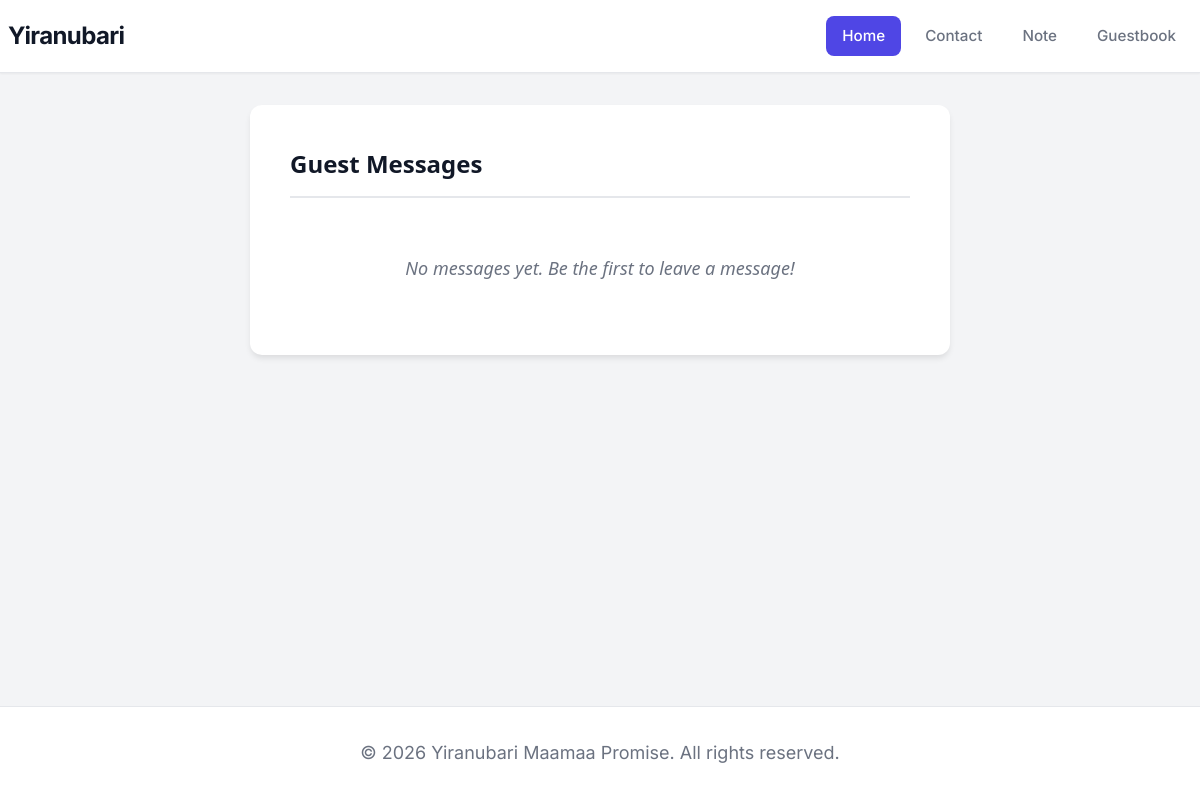
Before: /guestbook with the older database file.
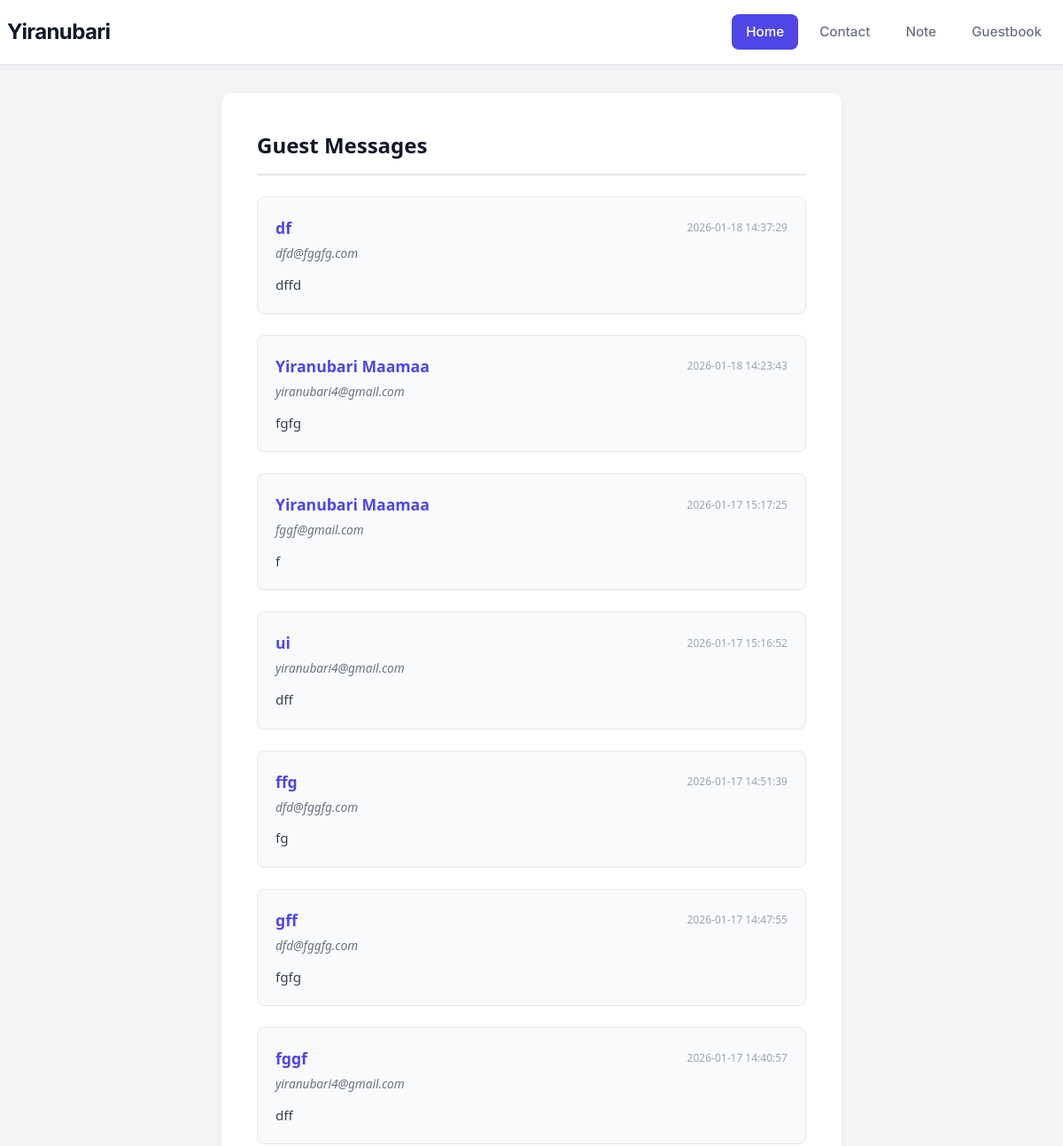
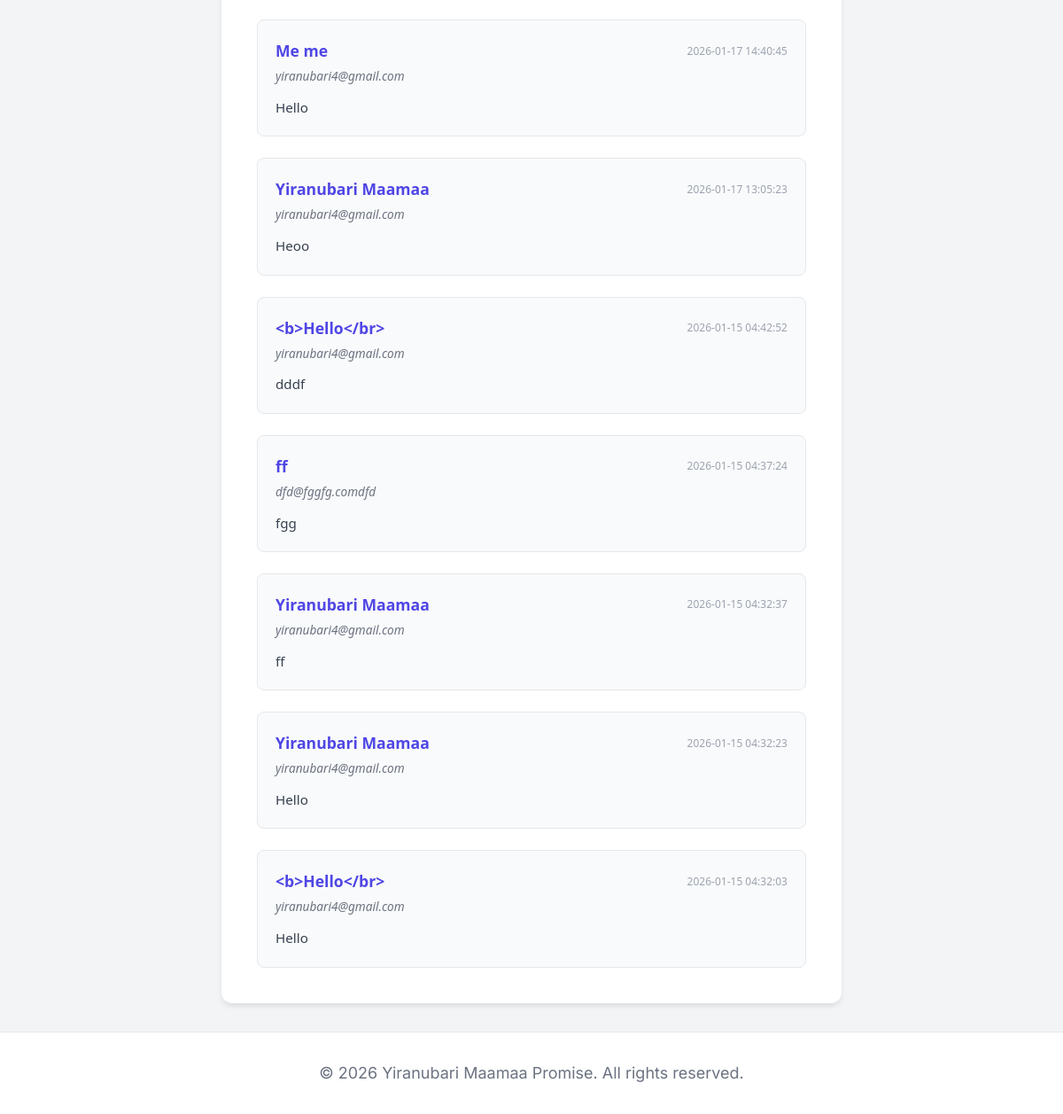
After: the same page with the newer database file (2 pictures, top to bottom).
### tables this page shows
CREATE TABLE messages (
    id INTEGER PRIMARY KEY AUTOINCREMENT,
    name TEXT NOT NULL,
    email TEXT NOT NULL,
    message TEXT NOT NULL,
    created_at TIMESTAMP DEFAULT CURRENT_TIMESTAMP
);

### includes/view.php (called while the page is built, shortened)
<?php
function renderView(string $template, array $data = []): void
{
    include TEMPLATES_DIR . '/header.php';
    include TEMPLATES_DIR . '/' . $template . '.php';
    include TEMPLATES_DIR . '/footer.php';
}

### routes/guestbook_get.php (called while the page is built)
<?php
$messages = getMessages(connectDb());
renderView(
    template: 'guestbook_get',
    data: ['messages' => $messages]
);

### public/index.php (called while the page is built, shortened)
<?php
dispatch($_SERVER['REQUEST_URI'], $_SERVER['REQUEST_METHOD']);

### includes/db.php (called while the page is built, shortened)
<?php
function connectDb(): PDO
{
    $pdo = new PDO('sqlite:' . DB_DIR . '/' . 'db.sqlite');
    $pdo->setAttribute(PDO::ATTR_ERRMODE, PDO::ERRMODE_EXCEPTION);
    return $pdo;
}
function getMessages(PDO $pdo): array
{
    $sql = "SELECT * FROM messages ORDER BY created_at DESC";
    $stmt = $pdo->query($sql);
    return $stmt->fetchAll(PDO::FETCH_ASSOC);
}

### templates/guestbook_get.php (the view, shortened to what this page needs)
<?php
$messages = $data['messages'];
?>
<section class="guestbook-card">
    <h2>Guest Messages</h2>
    <?php if (empty($messages)): ?>
    <p class="empty-state">No messages yet. Be the first to leave a message!</p>
    <?php else: ?>
    <div class="messages-list">
        <?php foreach ($messages as $message): ?>
        <div class="message-item">
            <div class="message-header">
                <h3><?= htmlspecialchars($message['name']) ?></h3>
                <span class="date"><?= htmlspecialchars($message['created_at']) ?></span>
            </div>
            <p class="email"><?= htmlspecialchars($message['email']) ?></p>
            <div class="message-body">
                <?= nl2br(htmlspecialchars($message['message'])) ?>
            </div>
        </div>
        <?php endforeach; ?>
    </div>
    <?php endif; ?>
</section>

### includes/router.php (shortened to what this page needs)
<?php
function normalizeUri(string $uri): string
{
    $uri = strtolower(trim($uri, '/'));
    return $uri === INDEX_URI ? INDEX_ROUTE : $uri;
}
function getFilePath(string $uri, string $method): string
{
    return ROUTES_DIR . '/' . normalizeUri($uri) . '_' . strtolower($method) . '.php';
}
function dispatch(string $uri, string $method): void
{
    $uri = normalizeUri($uri);
    $method = strtoupper($method);
    $filePath = getFilePath($uri, $method);
    if (file_exists($filePath)) {
        include($filePath);
        return;
    }
}

### templates/header.php (shortened to what this page needs)
<!DOCTYPE html>
<html lang="en">
<head>
</head>
<body>
    <header>
        <div class="container header-content">
            <h1>Yiranubari</h1>
            <nav>
                <a href="/index" class="active">Home</a>
                <a href="/contact">Contact</a>
                <a href="note.php">Note</a>
                <a href="/guestbook">Guestbook</a>
            </nav>
        </div>
    </header>
</body>

### templates/footer.php
<footer>
    <div class="container">
        <p>&copy; <?php echo date("Y"); ?> Yiranubari Maamaa Promise. All rights reserved.</p>
    </div>
</footer>
</body>

### templates/header.php (style rules this page uses)
:root { --primary: #4f46e5; --primary-hover: #4338ca; --bg-body: #f3f4f6; --bg-card: #ffffff; --text-main: #111827; --text-muted: #6b7280; --border: #e5e7eb; --shadow: 0 4px 6px -1px rgba(0, 0, 0, 0.1), 0 2px 4px -1px rgba(0, 0, 0, 0.06); --radius: 0.75rem; }
*, *::before, *::after { box-sizing: border-box; margin: 0; padding: 0; }
body { font-family: 'Inter', system-ui, sans-serif; background-color: var(--bg-body); color: var(--text-main); line-height: 1.6; min-height: 100vh; display: flex; flex-direction: column; }
header { background-color: var(--bg-card); border-bottom: 1px solid var(--border); padding: 1rem 0; box-shadow: 0 1px 2px 0 rgba(0, 0, 0, 0.05); }
.header-content { display: flex; justify-content: space-between; align-items: center; max-width: 1200px; margin: 0 auto; padding: 0 0.5rem; }
h1 { font-size: 1.5rem; font-weight: 700; color: var(--text-main); letter-spacing: -0.025em; }
nav { display: flex; gap: 0.5rem; }
nav a { text-decoration: none; font-size: 0.95rem; font-weight: 500; color: var(--text-muted); padding: 0.5rem 1rem; border-radius: 0.5rem; transition: all 0.2s ease; }
nav a.active { color: var(--bg-card); background-color: var(--primary); }
h2 { font-size: 1.875rem; font-weight: 700; margin-bottom: 1rem; color: var(--text-main); }
p { color: var(--text-muted); font-size: 1.125rem; }
footer { background-color: var(--bg-card); border-top: 1px solid var(--border); padding: 2rem 0; margin-top: auto; text-align: center; color: var(--text-muted); font-size: 0.875rem; }

### templates/guestbook_get.php (style rules this page uses)
.guestbook-card { background-color: #ffffff; width: 100%; max-width: 700px; margin: 2rem auto; padding: 2.5rem; border-radius: 12px; box-shadow: 0 4px 6px -1px rgba(0, 0, 0, 0.1); box-sizing: border-box; font-family: system-ui, -apple-system, sans-serif; }
.guestbook-card h2 { margin-top: 0; margin-bottom: 1.5rem; font-size: 1.5rem; color: #111827; border-bottom: 2px solid #e5e7eb; padding-bottom: 0.75rem; }
.messages-list { display: flex; flex-direction: column; gap: 1.5rem; }
.message-item { background-color: #f9fafb; border: 1px solid #e5e7eb; border-radius: 8px; padding: 1.25rem; transition: transform 0.2s ease; }
.message-header { display: flex; justify-content: space-between; align-items: center; margin-bottom: 0.25rem; }
.message-item h3 { margin: 0; font-size: 1.1rem; color: #4f46e5; font-weight: 600; }
.message-item .date { font-size: 0.75rem; color: #9ca3af; }
.message-item .email { font-size: 0.85rem; color: #6b7280; margin-bottom: 0.75rem; font-style: italic; }
.message-body { color: #374151; line-height: 1.6; font-size: 0.95rem; }
.empty-state { text-align: center; color: #6b7280; font-style: italic; padding: 2rem 0; }

Changed rows visible on the page:
added messages: name "df", created_at "2026-01-18 14:37:29", email "dfd@fggfg.com", message "dffd"
added messages: name "Yiranubari Maamaa", created_at "2026-01-18 14:23:43", email "yiranubari4@gmail.com", message "fgfg"
added messages: name "Yiranubari Maamaa", created_at "2026-01-17 15:17:25", email "fggf@gmail.com", message "f"
added messages: name "ui", created_at "2026-01-17 15:16:52", email "yiranubari4@gmail.com", message "dff"
added messages: name "ffg", created_at "2026-01-17 14:51:39", email "dfd@fggfg.com", message "fg"
added messages: name "gff", created_at "2026-01-17 14:47:55", email "dfd@fggfg.com", message "fgfg"
added messages: name "fggf", created_at "2026-01-17 14:40:57", email "yiranubari4@gmail.com", message "dff"
added messages: name "Me me", created_at "2026-01-17 14:40:45", email "yiranubari4@gmail.com", message "Hello"
added messages: name "Yiranubari Maamaa", created_at "2026-01-17 13:05:23", email "yiranubari4@gmail.com", message "Heoo"
added messages: name "<b>Hello</br>", created_at "2026-01-15 04:42:52", email "yiranubari4@gmail.com", message "dddf"
added messages: name "ff", created_at "2026-01-15 04:37:24", email "dfd@fggfg.comdfd", message "fgg"
added messages: name "Yiranubari Maamaa", created_at "2026-01-15 04:32:37", email "yiranubari4@gmail.com", message "ff"
added messages: name "Yiranubari Maamaa", created_at "2026-01-15 04:32:23", email "yiranubari4@gmail.com", message "Hello"
added messages: name "<b>Hello</br>", created_at "2026-01-15 04:32:03", email "yiranubari4@gmail.com", message "Hello"
Other visible differences:
text no longer shown: "No messages yet. Be the first to leave a message!"
